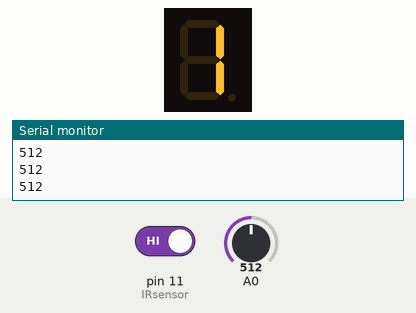
Simulated run of this sketch. Board: Arduino Uno, built with avr-gcc and run on an emulated ATmega328P. Shown: 1-digit seven-segment display, the last lines printed to the serial monitor. The inputs (shaded band) are chosen by the test bench; at power-on: A0 = 512, pin 11 (IRsensor) HIGH.

Above: at 1.2 s.
1.3 s: A0 set to 345
At 1.9 s:
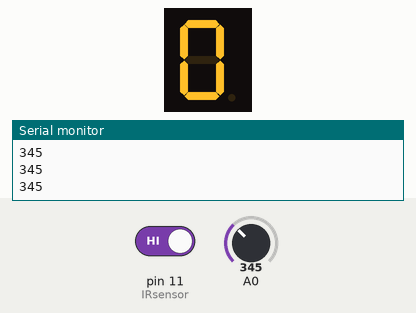
2.8 s: A0 set to 326
At 3.1 s:
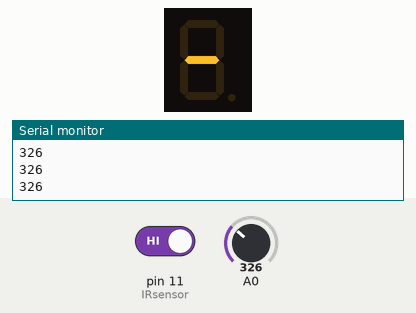
4.3 s: pin 11 (IRsensor) driven LOW
At 5.2 s:
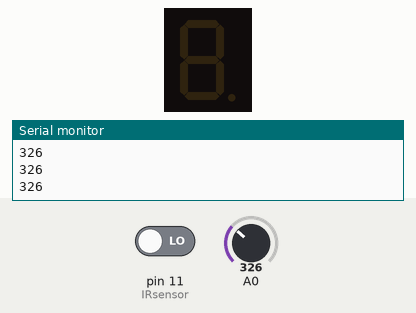
5.8 s: pin 11 (IRsensor) driven HIGH
At 6.3 s:
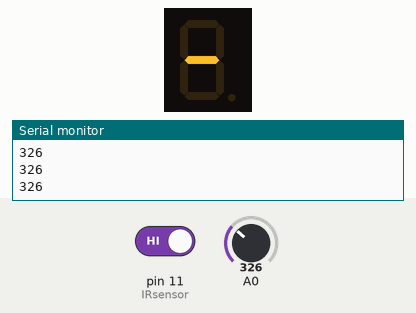
7.3 s: A0 set to 716
At 7.7 s:
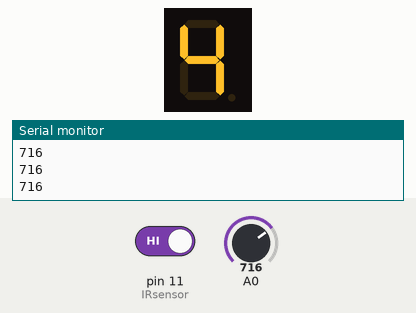
8.8 s: A0 set to 306
At 10.0 s:
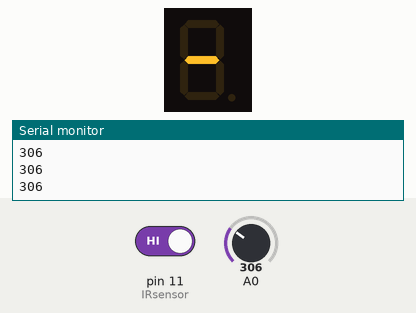
Timing chart, 0 to 11.3 s (numbered marks = the images above; inputs shaded):
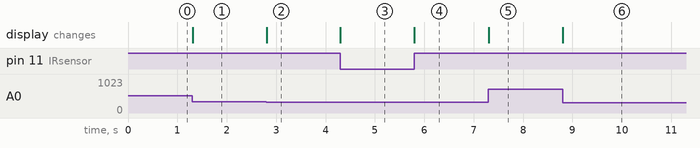

Measured:
- the behaviour switches between 334 and 333 on A0 (found by bisection; images 1 and 2)
- after the input at 1.3 s, the display: changes at once (image 1)
- after the input at 2.8 s, the display: changes at once (image 2)
- after the input at 4.3 s, the display: changes at once (image 3)
- after the input at 5.8 s, the display: changes at once (image 4)
- after the input at 7.3 s, the display: changes at once (image 5)
- after the input at 8.8 s, the display: changes at once (image 6)

The sketch:

tarefa2-v2.ino
```cpp
#include "SevSeg.h"

#define flexSensor A0
#define IRsensor 11

SevSeg sevseg;

void estado1(){
  sevseg.blank();
}

void estado2(){
  ADCSRA |= (1 << ADSC);
  while(ADCSRA & (1 << ADSC));
  int flex = ADCL;
  flex += (ADCH << 8);
  //int flex = analogRead(flexSensor);
  Serial.println(flex);
  flex = map(flex, 400, 1000, 0, 9);
  sevseg.setNumber(flex);
  sevseg.refreshDisplay();
}

void setup() {
   byte numDigits = 1;
   byte digitPins[] = {};
   byte segmentPins[] = {6, 5, 2, 3, 4, 7, 8, 9};
   bool resistorsOnSegments = true;
   byte hardwareConfig = COMMON_CATHODE;
   sevseg.begin(hardwareConfig, numDigits, digitPins, segmentPins, resistorsOnSegments);
   sevseg.setBrightness(90);
   sevseg.setNumber(0);
   sevseg.refreshDisplay();

   pinMode(IRsensor, INPUT);
    //analogic read setup
    ADMUX = 0;
    ADMUX |= (1 << REFS0);
    ADCSRA |= (1 << ADEN);

  Serial.begin(9600);

}

void loop() {
  int estado = digitalRead(IRsensor);

  if(!estado){
    estado1();
  }
  else {
    estado2();
  }
}
```
